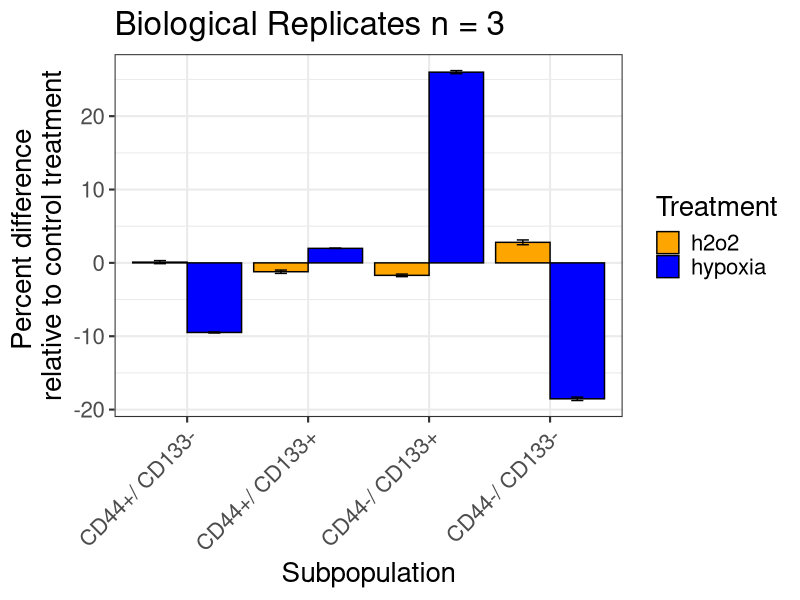
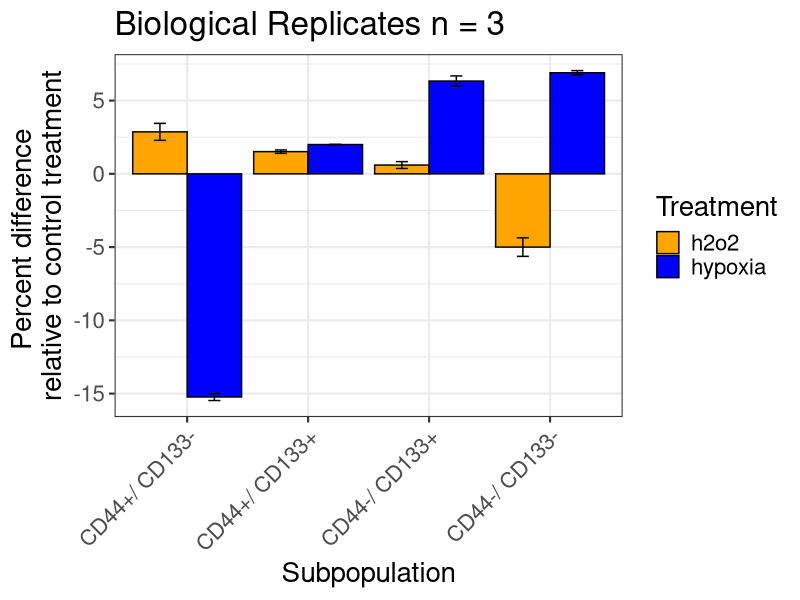
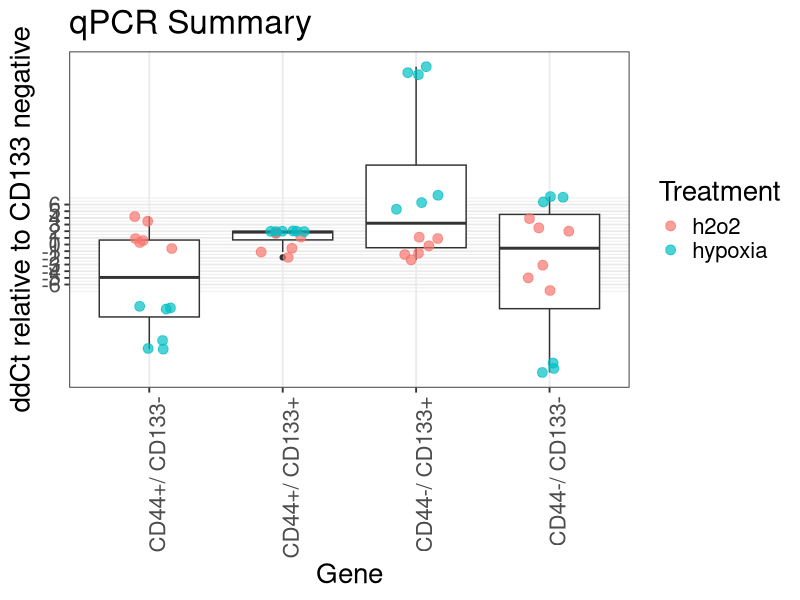

Recreate these plots in R, in order. (Note: this script raises an error after producing the figures.)
library(ggplot2)
library(reshape)
library(plyr)
setwd("150612_hyperHypoxia/")

subtractBaseline = function(dataFrame, baseline, value) {
    dataSorted = dataFrame[order(dataFrame[,'PDGC'], dataFrame[,'Treatment']),]
    baseline = dataSorted[dataSorted$Treatment %in% baseline,]
    treatment = dataSorted[dataSorted$Treatment %in% value,]
    subtract =  treatment[,c(3:6)] - baseline[,c(3:6)]
    result = cbind(treatment[,c(1,2)], subtract)
    return (result)
}

dat_all = read.csv("150612_hyperHypoxia.csv",row.names=1)
colnames(dat_all) = c("PDGC", "Treatment", "Viable", "CD44+/ CD133-",
                  "CD44+/ CD133+", "CD44-/ CD133+", "CD44-/ CD133-")

dat = dat_all[,c(1,2,4:7)]
dat = dat[!dat$Treatment %in% "isotype",]

# Calculate percent change
change = rbind(subtractBaseline(dat, "control", "h2o2"),
               subtractBaseline(dat, "control", "hypoxia"))

# Convert from wide to long
mDat = melt(change, id.vars = c("PDGC", "Treatment"))

# Biological replicates
bioRep = ddply(mDat, .(PDGC, Treatment, variable), summarise, meanValue = mean(value, na.rm=T), 
               sdDiff = sd(value, na.rm=T), reps=length(value))
bioRep$seDiff = bioRep$sdDiff / (bioRep$reps)
write.csv(bioRep, "150614_replicates.csv")

#### Barchart ####
# Plot the biological replicates
mu020 = ggplot(data=bioRep[bioRep$PDGC %in% "MU020",], 
              aes(x=variable, y=meanValue, fill=Treatment)) +
    geom_bar(stat="identity", position=position_dodge(), colour="black") + 
    ggtitle("Biological Replicates n = 3") +  
    scale_fill_manual(values=c("orange", "blue")) + 
    geom_errorbar(aes(ymin=meanValue-seDiff, ymax=meanValue+seDiff), width=.2, position=position_dodge(0.9)) +
    xlab("Subpopulation") + ylab("Percent difference \nrelative to control treatment") +
    theme_bw(base_size=16) + theme(axis.text.x = element_text(angle = 45, hjust = 1)) + theme(text = element_text(size=20))
mu020

mu039 = ggplot(data=bioRep[bioRep$PDGC %in% "MU039",], 
               aes(x=variable, y=meanValue, fill=Treatment)) +
    geom_bar(stat="identity", position=position_dodge(), colour="black") + 
    ggtitle("Biological Replicates n = 3") +  
    scale_fill_manual(values=c("orange", "blue")) + 
    geom_errorbar(aes(ymin=meanValue-seDiff, ymax=meanValue+seDiff), width=.2, position=position_dodge(0.9)) +
    xlab("Subpopulation") + ylab("Percent difference \nrelative to control treatment") +
    theme_bw(base_size=16) + theme(axis.text.x = element_text(angle = 45, hjust = 1))
mu039 + theme(text = element_text(size=20))

### Boxplot ###
box = ggplot(data=mDat, aes(x=variable, y=value)) +
    geom_boxplot() + geom_point(aes(colour=Treatment), size =3, alpha=0.7,  position = position_jitter(w = 0.175)) +
    ggtitle("qPCR Summary") +
    xlab("Gene") + ylab("ddCt relative to CD133 negative") +
    scale_y_continuous(breaks = round(seq(-6, 6, by = 1),1)) +
    theme_bw(base_size=14) + theme(axis.text.x = element_text(angle = 90, hjust = 1)) + 
    theme(text = element_text(size=20))
box

#### Stats ####
testDf = melt(dat, id.vars = c("PDGC", "Treatment"))
test20 = dat[dat$PDGC %in% "MU020",]
t.test(`CD44+/ CD133-` ~ Treatment, data=test20 ,subset = !test20$Treatment == "h2o2") # 5.132e-05
t.test(`CD44+/ CD133+` ~ Treatment, data=test20 ,subset = !test20$Treatment == "h2o2") # 0.0009871
t.test(`CD44-/ CD133+` ~ Treatment, data=test20 ,subset = !test20$Treatment == "h2o2") # 9.372e-05
t.test(`CD44-/ CD133-` ~ Treatment, data=test20 ,subset = !test20$Treatment == "h2o2") #  0.000317

t.test(`CD44+/ CD133-` ~ Treatment, data=test20 ,subset = !test20$Treatment == "h2o2") # 5.132e-05
t.test(`CD44+/ CD133+` ~ Treatment, data=test39 ,subset = !test39$Treatment == "h2o2") # 0.0001852
t.test(`CD44-/ CD133+` ~ Treatment, data=test39 ,subset = !test39$Treatment == "h2o2") # 0.002159
t.test(`CD44-/ CD133-` ~ Treatment, data=test39 ,subset = !test39$Treatment == "h2o2") # 0.0007407

t.test(`CD44+/ CD133-` ~ Treatment, data=test20 ,subset = !test20$Treatment == "hypoxia") # 0.90

test39 = dat[dat$PDGC %in% "MU039",]
t.test(`CD44+/ CD133-` ~ Treatment, data=test39 ,subset = !test39$Treatment == "hypoxia") # 0.09
t.test(`CD44+/ CD133-` ~ Treatment, data=test39 ,subset = !test39$Treatment == "h2o2") # 2.464e-06

anova(lm(value ~ Treatment, data=testDf))
pairwise.t.test
